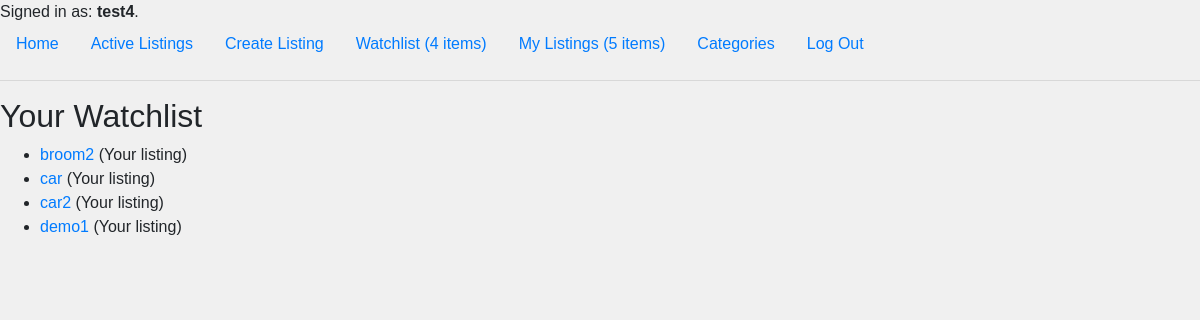
Page /watchlist (signed in) on the committed database.
### auctions/models.py (models this page shows, shortened)
class User(AbstractUser):
    watchlist = models.OneToOneField('Watchlist', on_delete=models.CASCADE, null=True, blank=True, related_name='user_watchlist')

class Watchlist(models.Model):
    user = models.OneToOneField(User, on_delete=models.CASCADE, primary_key=True, related_name='user_watchlist')
    listings = models.ManyToManyField(Listing)

class Listing(models.Model):
    title = models.CharField(max_length=100)
    description = models.TextField()
    starting_bid = models.DecimalField(max_digits=10, decimal_places=2)
    current_bid = models.DecimalField(max_digits=10, decimal_places=2, null=True, blank=True)
    image_url = models.URLField(null=True, blank=True)
    category = models.ForeignKey('Category', on_delete=models.SET_NULL, null=True, blank=True)
    created_by = models.ForeignKey(User, on_delete=models.CASCADE, related_name="listings_created")
    created_at = models.DateTimeField(auto_now_add=True)
    active = models.BooleanField(default=True)

### auctions/views.py (the view)
# urls.py: path("watchlist", watchlist, name="watchlist"),
@login_required
def watchlist(request):
    user = request.user
    watchlist, created = Watchlist.objects.get_or_create(user=user)
    listings = watchlist.listings.all()
    return render(request, "auctions/watchlist.html", {"listings": listings})

### auctions/templates/auctions/watchlist.html (shortened to what this page needs)
{% extends "auctions/layout.html" %}
{% block body %}
    <h2>Your Watchlist</h2>
    {% if listings %}
        <ul>
            {% for listing in listings %}
                <li>
                    <a href="{% url 'listing' listing.id %}">{{ listing.title }}</a>
                    {% if user == listing.created_by %}
                        (Your listing)
                    {% endif %}
                </li>
            {% endfor %}
        </ul>
    {% else %}
        <p>Your watchlist is empty.</p>
    {% endif %}
{% endblock %}

### auctions/templates/auctions/layout.html (shortened to what this page needs)
{% load static %}
<!DOCTYPE html>
<html lang="en">
<head>
    <link rel="stylesheet" href="https://stackpath.bootstrapcdn.com/bootstrap/4.4.1/css/bootstrap.min.css"
>
    <link href="{% static 'auctions/styles.css' %}" rel="stylesheet">
</head>
<body>
<div>
    {% if user.is_authenticated %}
        Signed in as: <strong>{{ user.username }}</strong>.
    {% else %}
        Not signed in.
    {% endif %}
</div>
<ul class="nav">
    <li class="nav-item">
        <a class="nav-link" href="{% url 'index' %}">Home</a>
    </li>
    {% if user.is_authenticated %}
        <li class="nav-item">
            <a class="nav-link" href="{% url 'active_listings' %}">Active Listings</a>
        </li>
        <li class="nav-item">
            <a class="nav-link" href="{% url 'create_listing' %}">Create Listing</a>
        </li>
        <li class="nav-item">
            <a class="nav-link" href="{% url 'watchlist' %}">Watchlist
                {% if user.user_watchlist %}
                    ({{ user.user_watchlist.listings.count }} items)
                {% endif %}
            </a>
        </li>
        <li class="nav-item">
            <a class="nav-link" href="{% url 'my_listings' %}">My Listings
                {% if user.listings_created %}
                    ({{ user.listings_created.count }} items)
                {% endif %}
            </a>
        </li>
		<li class="nav-item">
		<a class="nav-link" href="{% url 'category_list' %}">Categories</a>
		</li>
        <li class="nav-item">
            <a class="nav-link" href="{% url 'logout' %}">Log Out</a>
        </li>
    {% endif %}
</ul>
<hr>
{% block body %}
{% endblock %}
</body>
</html>

### auctions/static/auctions/styles.css (style rules this page uses)
body { font-family: 'Arial', sans-serif; margin: 0; padding: 0; background-color: #f0f0f0; }

### rows in the picture
User: username "test4", user_watchlist.listings.count "4", listings_created.count "5"
Listing: title "broom2", shows "(Your listing)"
Listing: title "car", shows "(Your listing)"
Listing: title "car2", shows "(Your listing)"
Listing: title "demo1", shows "(Your listing)"
